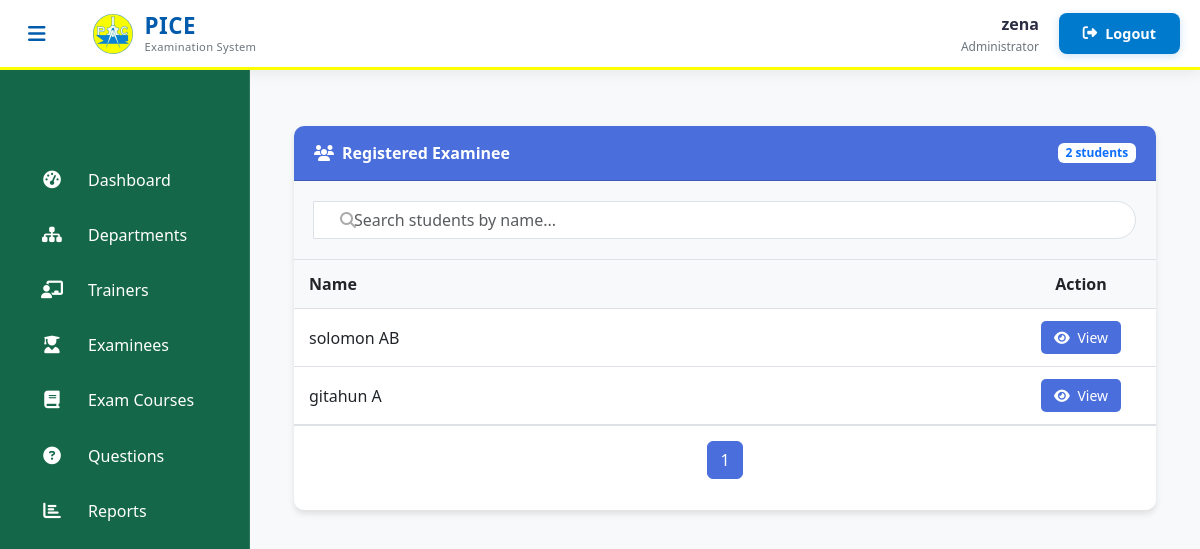
Page /admin-view-student-marks (signed in) on the earlier database version.
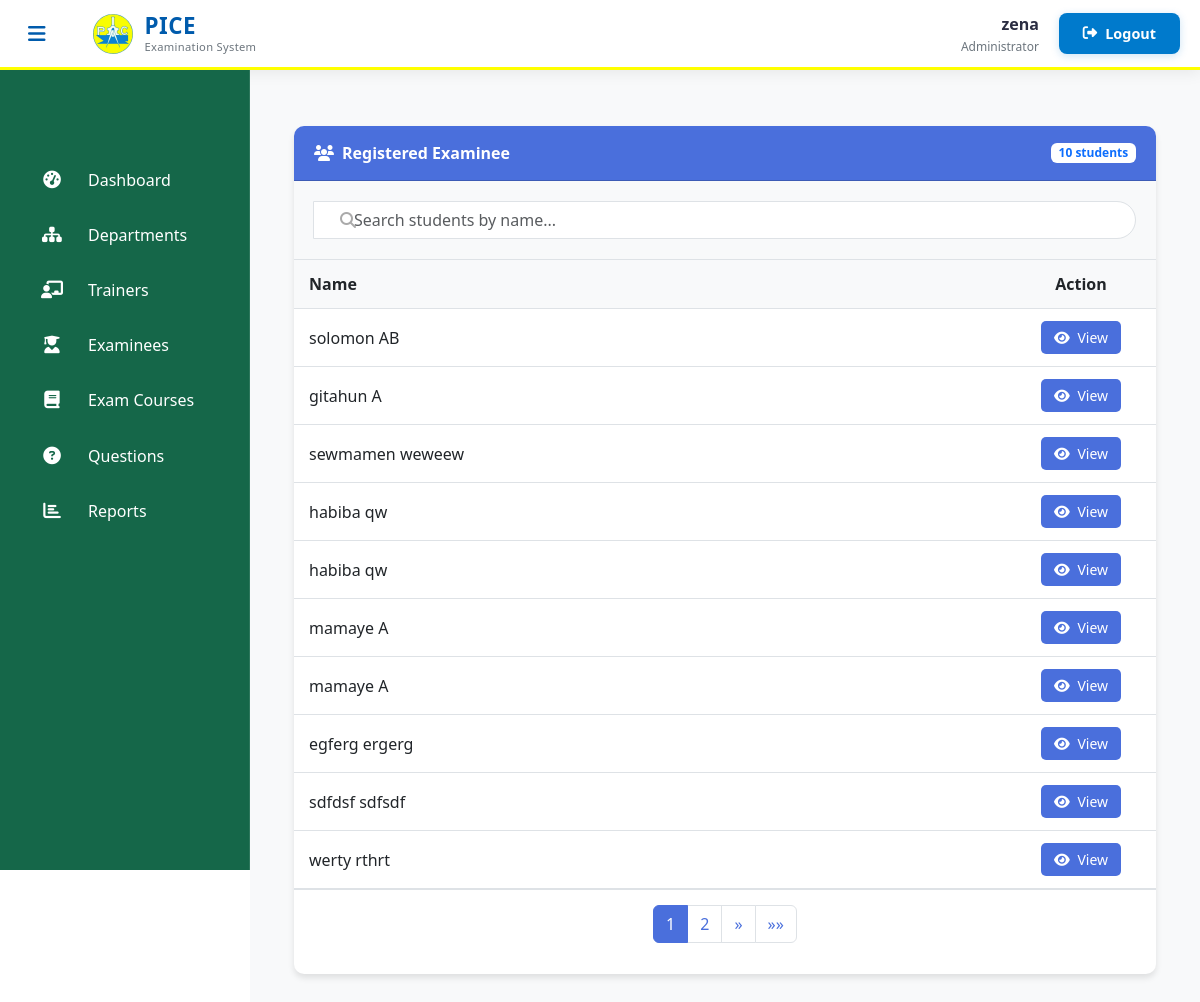
Same page on the later database version.
### student/models.py (models this page shows, shortened)
class Student(models.Model):
    user=models.OneToOneField(User,on_delete=models.CASCADE)
    address = models.CharField(max_length=40)
    mobile = models.CharField(max_length=20,null=False)
    organization = models.CharField(max_length=200, null=False)
    course = models.ForeignKey(
        'exam.Course',
        on_delete=models.SET_NULL,
        null=True
    )
    department = models.ForeignKey(
        'exam.Department',  # Reference to your Department model
        on_delete=models.SET_NULL,
        null=True,
        blank=True,
        related_name='students'
    )
    @property
    def get_name(self):
        return self.user.first_name+" "+self.user.last_name

### exam/views.py (the view)
# urls.py: path('admin-view-student-marks', views.admin_view_student_marks_view,name='admin-view-student-marks'),
@login_required(login_url='adminlogin')
def admin_view_student_marks_view(request):
    students = SMODEL.Student.objects.all().order_by('user')
    paginator = Paginator(students, 10)
    page_number = request.GET.get('page')
    students_page = paginator.get_page(page_number)
    context = {
        'students': students_page,
    }
    return render(request, 'exam/admin_view_student_marks.html', context)

### templates/exam/admin_view_student_marks.html (shortened to what this page needs)
{% extends 'exam/adminbase.html' %}
{% block content %}
{%load static%}
<head>
  <link href="https://cdn.jsdelivr.net/npm/bootstrap@5.3.0/dist/css/bootstrap.min.css" rel="stylesheet">
  <link rel="stylesheet" href="https://cdnjs.cloudflare.com/ajax/libs/font-awesome/6.4.0/css/all.min.css">
</head>
<div class="container py-4">
  <div class="card">
    <div class="card-header d-flex justify-content-between align-items-center">
      <span><i class="fas fa-users me-2"></i>Registered Examinee</span>
      <span class="badge bg-white text-primary"><span id="student-count">{{ students|length }}</span> students</span>
    </div>
    <div class="search-container">
      <div class="input-group">
        <span class="search-icon">
        </span>
        <input type="text" id="search-input" class="form-control search-input" placeholder="Search students by name...">
      </div>
    </div>
    <div class="card-body p-0">
      {% if students %}
      <div class="table-responsive">
        <table class="table table-hover" id="students-table">
          <thead>
            <tr>
              <th>Name</th>
              <th class="text-center">Action</th>
            </tr>
          </thead>
          <tbody>
            {% for student in students %}
            <tr class="student-row">
              <td class="student-name">{{ student.get_name }}</td>
              <td class="text-center action-cell">
                <a class="btn btn-view" href="{% url 'admin-view-marks' student.id %}" title="View Marks">
                  <i class="fas fa-eye me-1"></i> View
                </a>
              </td>
            </tr>
            {% endfor %}
          </tbody>
        </table>
      </div>
      <div class="pagination-container">
        <nav aria-label="Page navigation">
          <ul class="pagination">
            {% for num in students.paginator.page_range %}
              {% if students.number == num %}
                <li class="page-item active">
                  <a class="page-link" href="?page={{ num }}">{{ num }}</a>
                </li>
              {% elif num > students.number|add:'-3' and num < students.number|add:'3' %}
                <li class="page-item">
                  <a class="page-link" href="?page={{ num }}">{{ num }}</a>
                </li>
              {% endif %}
            {% endfor %}
            {% if students.has_next %}
              <li class="page-item">
                <a class="page-link" href="?page={{ students.next_page_number }}" aria-label="Next">
                  <span aria-hidden="true">&raquo;</span>
                </a>
              </li>
              <li class="page-item">
                <a class="page-link" href="?page={{ students.paginator.num_pages }}" aria-label="Last">
                  <span aria-hidden="true">&raquo;&raquo;</span>
                </a>
              </li>
            {% endif %}
          </ul>
        </nav>
      </div>
      {% else %}
      <p>No students found.</p>
      {% endif %}
    </div>
  </div>
</div>
{% endblock content %}

Differences in the rows shown:
added Student: get_name "sewmamen weweew"
added Student: get_name "habiba qw"
added Student: get_name "habiba qw"
added Student: get_name "mamaye A"
added Student: get_name "mamaye A"
added Student: get_name "egferg ergerg"
added Student: get_name "sdfdsf sdfsdf"
added Student: get_name "werty rthrt"
Other differences:
{{ students|length }}: "2" → "10"
new list line: "2"
